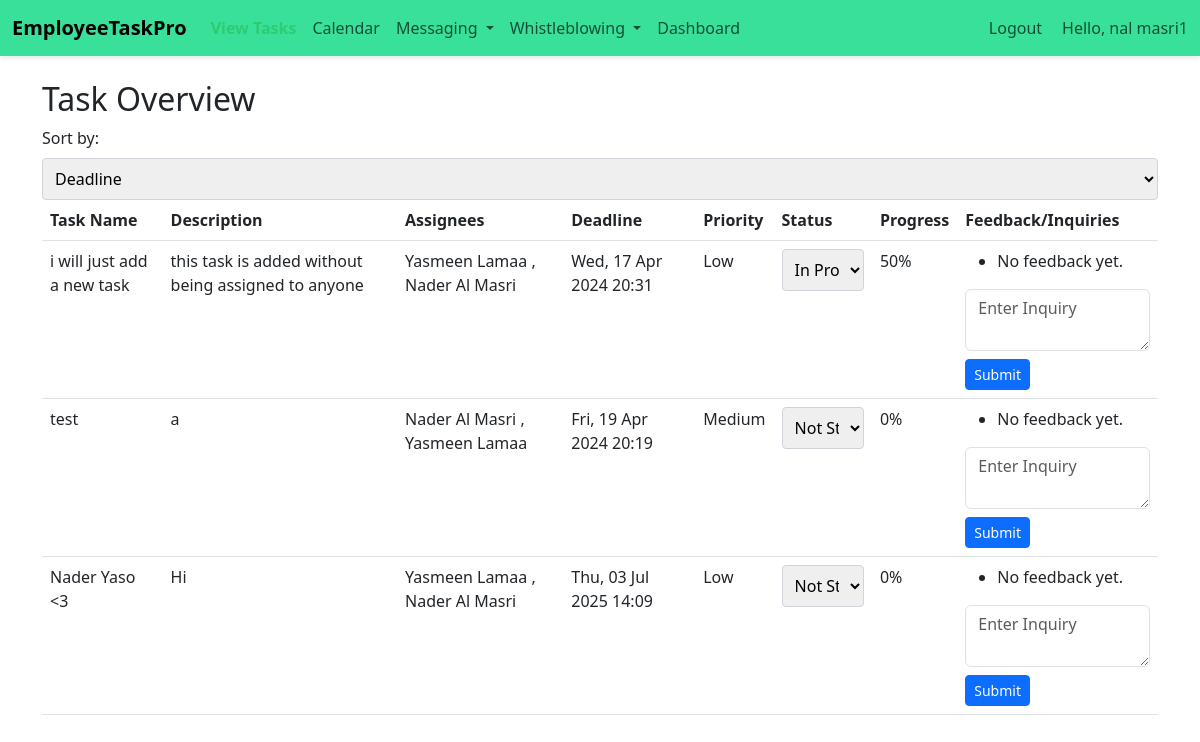
Page /emp/my-tasks/ (signed in) on the earlier database version.
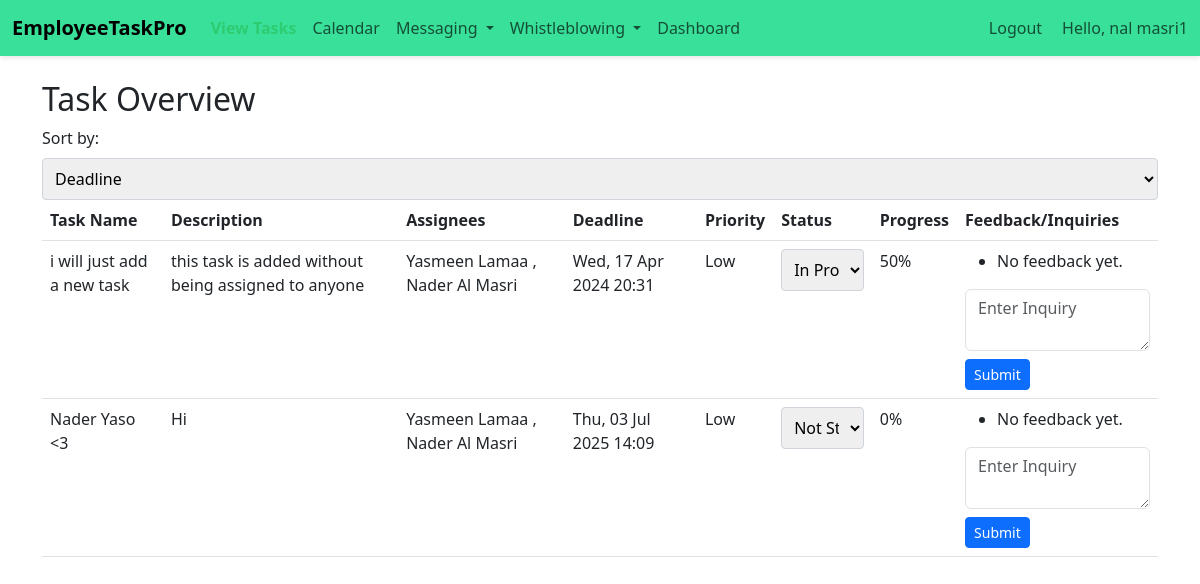
Same page on the later database version.
### emp/models.py (models this page shows, shortened)
class TaskAssignee(models.Model):
    task = models.ForeignKey('Task', on_delete=models.CASCADE)
    emp = models.ForeignKey('Emp', on_delete=models.CASCADE)
    weight = models.IntegerField(help_text='Percentage of task responsibility')
    class Meta:
        unique_together = ('task', 'emp')

class Task(models.Model):
    title = models.CharField(max_length=200)
    description = models.TextField(blank=True, null=True)
    deadline = models.DateTimeField(null=True, blank=True)
    feedback = models.TextField(blank=True, null=True)
    urgency = models.CharField(
        max_length=50,
        choices=[('Low', 'Low'), ('Medium', 'Medium'), ('High', 'High')],
        default='Low'
    )
    status = models.CharField(
        max_length=50,
        choices=[('Not Started', 'Not Started'), ('In Progress', 'In Progress'), ('Completed', 'Completed')],
        default='Not Started'
    )
    date_created = models.DateTimeField(default=timezone.now)
    date_updated = models.DateTimeField(auto_now=True)

class Emp(models.Model):
    firstname=models.CharField(max_length=200)
    fathername=models.CharField(max_length=200)
    lastname=models.CharField(max_length=200)
    gender = models.TextField(blank=True,null= True)
    dob = models.DateField(blank=True,null= True)
    emp_id=models.CharField(max_length=200)
    phone = models.CharField(max_length=20, null=True)
    email = models.EmailField(null=True)
    date_hired = models.DateField(default=timezone.now)
    salary = models.FloatField(default=0)
    date_added = models.DateTimeField(default=timezone.now)
    date_updated = models.DateTimeField(auto_now=True)
    address = models.CharField(max_length=100, null=True)
    status=models.BooleanField(default=True)
    department=models.CharField(max_length=200, null=True)
    user = models.OneToOneField(User, on_delete=models.CASCADE, null=True)

### emp/views.py (the view, shortened to what this page needs)
# urls.py: path("my-tasks/", my_tasks, name='my_tasks'),
@login_required
def my_tasks(request):
    user_emp = request.user.emp if hasattr(request.user, 'emp') else None
    sort = request.GET.get('sort', 'deadline')  # Default sorting by deadline
    task_assignees = TaskAssignee.objects.filter(emp=user_emp).select_related('task')
    if sort == 'urgency':
        task_assignees = task_assignees.order_by(Case(
            When(task__urgency='High', then=1),
            When(task__urgency='Medium', then=2),
            When(task__urgency='Low', then=3),
            default=4
        ))
    else:  # Default sort by deadline
        task_assignees = task_assignees.order_by('task__deadline')
    status_to_progress = {
        'Not Started': 0,
        'In Progress': 50,
        'Completed': 100
    }
    tasks_with_progress = [{
        'task_assignee': task_assignee,
        'progress': status_to_progress.get(task_assignee.task.status, 0),
        'status': task_assignee.task.status
    } for task_assignee in task_assignees]
    context = {
        'tasks_with_progress': tasks_with_progress,
        'user_emp': user_emp,
        'current_sort': sort,
    }
    return render(request, 'emp/my_tasks.html', context)

### emp/context_processors.py (called while the page is built)
def user_roles(request):
    is_hr_or_manager = request.user.groups.filter(name__in=['HR', 'Manager']).exists()
    is_employee = request.user.groups.filter(name='Employee').exists()
    return {
        'is_hr_or_manager': is_hr_or_manager,
        'is_employee': is_employee,
    }

### templates/emp/my_tasks.html (shortened to what this page needs)
{% load static %}
<!doctype html>
<html lang="en">
<head>
    <link href="https://cdn.jsdelivr.net/npm/bootstrap@5.2.2/dist/css/bootstrap.min.css" rel="stylesheet">
    <link href="https://cdn.jsdelivr.net/npm/select2@4.1.0-beta.1/dist/css/select2.min.css" rel="stylesheet">
    <link rel="stylesheet" href="{% static 'css/assigntask.css' %}">
</head>
<body>
    {% include 'emp/navbar.html' %}
    <div class="container my-4">
        <h2>Task Overview</h2>
        <form method="get" action="">
            <label for="sort">Sort by:</label>
            <select name="sort" onchange="this.form.submit()">
                <option value="deadline" {% if current_sort == 'deadline' %}selected{% endif %}>Deadline</option>
            </select>
        </form>
        <table class="table">
            <thead>
                <tr>
                    <th>Task Name</th>
                    <th>Description</th>
                    <th>Assignees</th>
                    <th>Deadline</th>
                    <th>Priority</th>
                    <th>Status</th>
                    <th>Progress</th>
                    <th>Feedback/Inquiries</th>
                </tr>
            </thead>
            <tbody>
                {% for tp in tasks_with_progress %}
                <tr>
                    <td>{{ tp.task_assignee.task.title }}</td>
                    <td>{{ tp.task_assignee.task.description }}</td>
                    <td>
                        {% for assignment in tp.task_assignee.task.taskassignee_set.all %}
                            {{ assignment.emp.user.get_full_name }}
                            {% if not forloop.last %}, {% endif %}
                        {% endfor %}
                    </td>
                    <td>{{ tp.task_assignee.task.deadline|date:"D, d M Y H:i" }}</td>
                    <td>{{ tp.task_assignee.task.urgency }}</td>
                    <td>
                        <form method="post" action="{% url 'emp:my_tasks' %}">
                            <select name="status" onchange="this.form.submit()">
                                <option value="Not Started" {% if tp.task_assignee.task.status == "Not Started" %}selected{% endif %}>Not Started</option>
                                <option value="In Progress" {% if tp.task_assignee.task.status == "In Progress" %}selected{% endif %}>In Progress</option>
                            </select>
                        </form>
                    </td>
                    <td>{{ tp.progress }}%</td>
                    <td>
                        <ul>
                            {% for feedback in tp.task_assignee.task.feedbacks.all %}
                            <li><strong>{{ feedback.created_by.username }}:</strong> {{ feedback.content }} ({{ feedback.created_at|date:"Y-m-d H:i" }})</li>
                            {% empty %}
                            <li>No feedback yet.</li>
                            {% endfor %}
                        </ul>
                        {% if tp.task_assignee.task.id %}
                        <form action="{% url 'emp:add_task_feedback' tp.task_assignee.task.id %}" method="post">
                            <textarea name="feedback" class="form-control mb-2" placeholder="Enter Inquiry"></textarea>
                            <button type="submit" class="btn btn-primary btn-sm">Submit</button>
                        </form>
                        {% else %}
                        <div>Error: Task ID is missing or invalid, cannot submit feedback.</div>
                        {% endif %}
                </tr>
                {% empty %}
                <tr>
                    <td colspan="6" class="text-center">No tasks assigned.</td>
                </tr>
                {% endfor %}
            </tbody>
        </table>
    </div>
</body>
</html>

Differences in the rows shown:
removed TaskAssignee: task_assignee.task "test", task_assignee.task.description "a", emp.user.get_full_name "Nader Al Masri", task_assignee.task.deadline "Fri, 19 Apr 2024 20:19", task_assignee.task.urgency "Medium", status "Not Started", progress "0"
removed TaskAssignee: emp.user.get_full_name "Yasmeen Lamaa", shown under "test"
